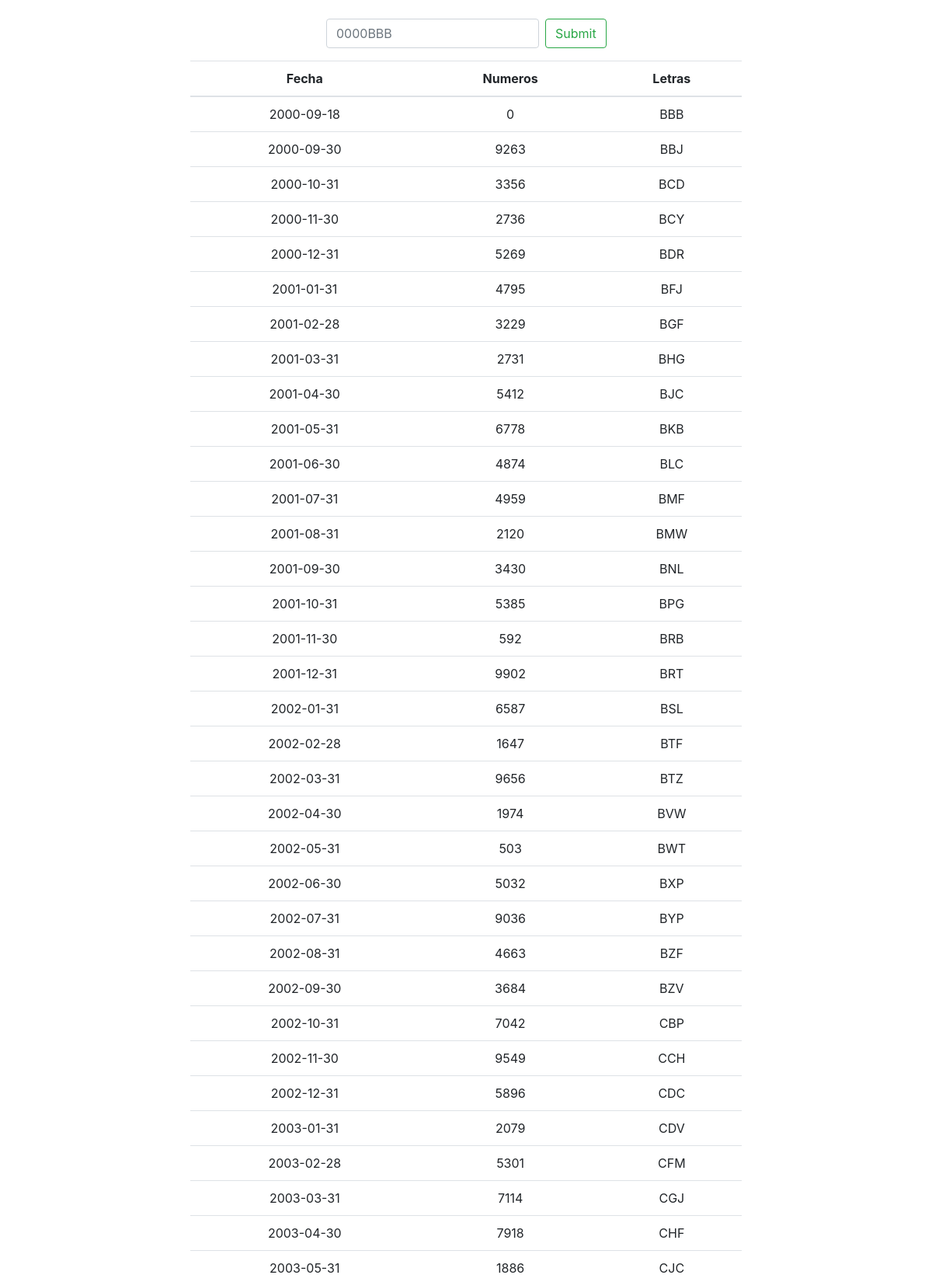
The page / (upper part) on the database its author committed.
### tables this page shows
CREATE TABLE `wp_matriculas_new` (
  `fecha` date NOT NULL DEFAULT '0000-00-00',
  `numeros` int(4) DEFAULT NULL,
  `letras` varchar(3) DEFAULT NULL
);

### index.php (called while the page is built)
<?php
include_once "db.php";
include_once "View.php";

### View.php (the view, shortened to what this page needs)
<link rel="stylesheet" href="https://stackpath.bootstrapcdn.com/bootstrap/4.3.1/css/bootstrap.min.css">
<div class="container">
    <div class="col-sm-12">
        <form class="form-inline my-lg-0 align-self-center">
            <input class="form-control my-3 mr-sm-2 offset-md-4" type="text" name="number" value="<?= $_GET['number'] ?>" placeholder="0000BBB">
            <input class="btn btn-outline-success my-sm-0" type="submit">
        </form>
    </div>
    <div class="col-sm-8 offset-md-2">
        <table class="table table-hover text-center">
            <thead>
            <tr>
                <th>Fecha</th>
                <th>Numeros</th>
                <th>Letras</th>
            </tr>
            </thead>
            <?php
            $matriculas = $db->query("SELECT * FROM `wp_matriculas_new` ORDER BY `fecha`")->fetchAll();
            foreach ($matriculas as $matricula) {
                ?>
                <tr>
                    <td><?= $matricula['fecha'] ?></td>
                    <td><?= $matricula['numeros'] ?></td>
                    <td><?= $matricula['letras'] ?></td>
                </tr>
                <?php
            }
            ?>
        </table>
    </div>
</div>

### rows shown on the page
wp_matriculas_new: fecha "2000-09-18", numeros "0", letras "BBB"
wp_matriculas_new: fecha "2000-09-30", numeros "9263", letras "BBJ"
wp_matriculas_new: fecha "2000-10-31", numeros "3356", letras "BCD"
wp_matriculas_new: fecha "2000-11-30", numeros "2736", letras "BCY"
wp_matriculas_new: fecha "2000-12-31", numeros "5269", letras "BDR"
wp_matriculas_new: fecha "2001-01-31", numeros "4795", letras "BFJ"
wp_matriculas_new: fecha "2001-02-28", numeros "3229", letras "BGF"
wp_matriculas_new: fecha "2001-03-31", numeros "2731", letras "BHG"
wp_matriculas_new: fecha "2001-04-30", numeros "5412", letras "BJC"
wp_matriculas_new: fecha "2001-05-31", numeros "6778", letras "BKB"
wp_matriculas_new: fecha "2001-06-30", numeros "4874", letras "BLC"
wp_matriculas_new: fecha "2001-07-31", numeros "4959", letras "BMF"
wp_matriculas_new: fecha "2001-08-31", numeros "2120", letras "BMW"
wp_matriculas_new: fecha "2001-09-30", numeros "3430", letras "BNL"
wp_matriculas_new: fecha "2001-10-31", numeros "5385", letras "BPG"
wp_matriculas_new: fecha "2001-11-30", numeros "592", letras "BRB"
wp_matriculas_new: fecha "2001-12-31", numeros "9902", letras "BRT"
wp_matriculas_new: fecha "2002-01-31", numeros "6587", letras "BSL"
wp_matriculas_new: fecha "2002-02-28", numeros "1647", letras "BTF"
wp_matriculas_new: fecha "2002-03-31", numeros "9656", letras "BTZ"
wp_matriculas_new: fecha "2002-04-30", numeros "1974", letras "BVW"
wp_matriculas_new: fecha "2002-05-31", numeros "503", letras "BWT"
wp_matriculas_new: fecha "2002-06-30", numeros "5032", letras "BXP"
wp_matriculas_new: fecha "2002-07-31", numeros "9036", letras "BYP"
wp_matriculas_new: fecha "2002-08-31", numeros "4663", letras "BZF"
wp_matriculas_new: fecha "2002-09-30", numeros "3684", letras "BZV"
wp_matriculas_new: fecha "2002-10-31", numeros "7042", letras "CBP"
wp_matriculas_new: fecha "2002-11-30", numeros "9549", letras "CCH"
wp_matriculas_new: fecha "2002-12-31", numeros "5896", letras "CDC"
wp_matriculas_new: fecha "2003-01-31", numeros "2079", letras "CDV"
wp_matriculas_new: fecha "2003-02-28", numeros "5301", letras "CFM"
wp_matriculas_new: fecha "2003-03-31", numeros "7114", letras "CGJ"
wp_matriculas_new: fecha "2003-04-30", numeros "7918", letras "CHF"
wp_matriculas_new: fecha "2003-05-31", numeros "1886", letras "CJC"
